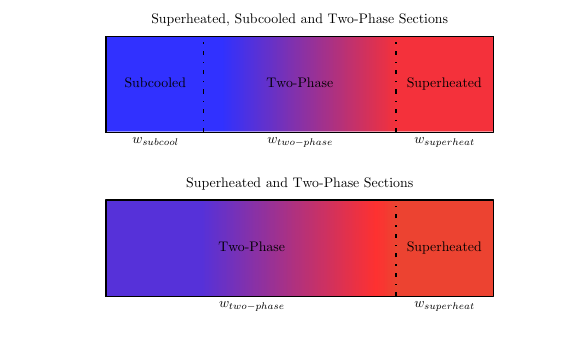

Python code for this plot:
import pylab, numpy as np
import matplotlib
import matplotlib.pyplot as plt
import matplotlib as mpl
mpl.style.use('classic')

#===============================================================================
# Latex render
#===============================================================================
#mpl.use('pgf')
    
def figsize(scale):
    fig_width_pt = 469.755                          # Get this from LaTeX using \the\textwidth
    inches_per_pt = 1.0/72.27                       # Convert pt to inch
    golden_mean = (np.sqrt(5.0)-1.0)/2.0            # Aesthetic ratio (you could change this)
    fig_width = fig_width_pt*inches_per_pt*scale    # width in inches
    fig_height = fig_width*golden_mean              # height in inches
    fig_size = [fig_width,fig_height]
    return fig_size
    
pgf_with_latex = {                      # setup matplotlib to use latex for output
"pgf.texsystem": "pdflatex",        # change this if using xetex or lautex
"text.usetex": True,                # use LaTeX to write all text
"font.family": "serif",
"font.serif": [],                   # blank entries should cause plots to inherit fonts from the document
"font.sans-serif": [],
"font.monospace": [],
"axes.labelsize": 10,               # LaTeX default is 10pt font.
"font.size": 10,
"legend.fontsize": 8,               # Make the legend/label fonts a little smaller
"legend.labelspacing":0.2,
"xtick.labelsize": 8,
"ytick.labelsize": 8,
"figure.figsize": figsize(0.9),     # default fig size of 0.9 textwidth
"pgf.preamble": [
r"\usepackage[utf8x]{inputenc}",    # use utf8 fonts becasue your computer can handle it :)
r"\usepackage[T1]{fontenc}",        # plots will be generated using this preamble
        ]
    }
mpl.rcParams.update(pgf_with_latex)
#===============================================================================
# END of Latex render
#===============================================================================

fig=pylab.figure()
pylab.plot(np.r_[-0.01,4.01,4.01,-0.01,-0.01],np.r_[0,0,1,1,0],'k')

pylab.plot(np.r_[1,1],np.r_[0,1],'k-.')
pylab.plot(np.r_[3,3],np.r_[0,1],'k-.')

pylab.gca().text(2,0.5,'Two-Phase',ha='center',va='center')
pylab.gca().text(3.5,0.5,'Superheated',ha='center',va='center')
pylab.gca().text(0.5,0.5,'Subcooled',ha='center',va='center')
pylab.gca().text(2,1.1,'Superheated, Subcooled and Two-Phase Sections',ha='center',va='bottom')

pylab.gca().text(0.5,-0.1,'$w_{subcool}$',ha='center',va='center')
pylab.gca().text(2,-0.1,'$w_{two-phase}$',ha='center',va='center')
pylab.gca().text(3.5,-0.1,'$w_{superheat}$',ha='center',va='center')

#plot color gradient 1st plot
gradient = np.linspace(0, 1, 2)
gradient = np.vstack((gradient, gradient))
img = pylab.imshow(gradient, extent=[0,4.01,0,0.999], alpha=0.9, aspect=4, cmap=plt.get_cmap('brg'))
img.set_clim(0.1,2.0)

y0=1.7 #shift of second axis
pylab.plot(np.r_[-0.01,4.01,4.01,-0.01,-0.01],np.r_[-y0,-y0,-y0+1,-y0+1,-y0],'k')
pylab.plot(np.r_[3,3],np.r_[-y0,-y0+1],'k-.')
pylab.gca().text(1.5,-y0+0.5,'Two-Phase',ha='center',va='center')
pylab.gca().text(3.5,-y0+0.5,'Superheated',ha='center',va='center')
pylab.gca().text(2,-y0+1.1,'Superheated and Two-Phase Sections',ha='center',va='bottom')

pylab.gca().text(3.5,-y0-0.1,'$w_{superheat}$',ha='center',va='center')
pylab.gca().text(1.5,-y0-0.1,'$w_{two-phase}$',ha='center',va='center')

#plot color gradient 2nd plot
gradient2 = np.linspace(0, 1, 2)
gradient2 = np.vstack((gradient2, gradient2))
imgplot = pylab.imshow(gradient2, extent=[-0.01,4.01,-1.7,-0.71], alpha=0.9, aspect=4, cmap=plt.get_cmap('brg'))
imgplot.set_clim(-0.2,2.0)

pylab.xlim(-0.1,4.3)
pylab.gca().axis('equal')
pylab.gca().axis('off')
pylab.savefig('CondenserSections2.pdf')
pylab.show()